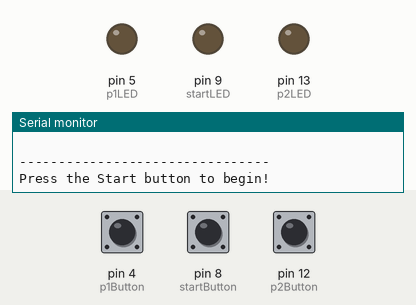
Recording of a sketch running on a simulated Arduino Uno, built with avr-gcc and run on an emulated ATmega328P. Shown: output pins drawn as LEDs (lit = HIGH), the last lines printed to the serial monitor. Dashed ring = blinking. Inputs (shaded band) come from the test bench; at power-on: pin 8 (startButton) LOW, pin 4 (p1Button) LOW, pin 12 (p2Button) LOW. Random numbers use the default seed unless the sketch sets one.

Above: at 1.8 s.
1.9 s: pin 8 (startButton) pulled HIGH for 0.15 s
At 3.3 s:
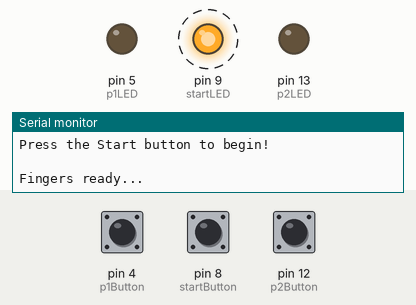
5.0 s: pin 4 (p1Button) pulled HIGH for 0.15 s
8.1 s: pin 12 (p2Button) pulled HIGH for 0.15 s
11.1 s: pin 8 (startButton) pulled HIGH for 1 s
At 21.4 s:
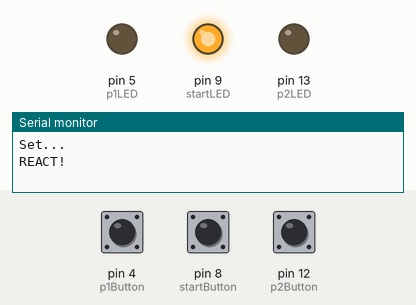
Timing chart, 0 to 21.7 s (numbered marks = the images above; inputs shaded):
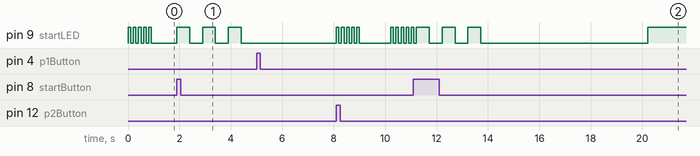

Measured:
- after the input at 1.9 s, pin 9 (startLED): alternates HIGH for 0.50 s and LOW for 0.50 s, starting at once
- by itself, pin 9 (startLED): alternates HIGH for 0.10 s and LOW for 0.10 s, 10 changes in all, then stays LOW

The sketch:

reflex_game.ino
```cpp
/*
 * Creation Crate Reflex Game
 *
 * This reflex game pits two competitors against each other to see who has the fastest reaction time!
 * Players initiate a game by pushing the Start button. After a three flash countdown, the Start LED lights up
 * after a random delay.
 *
 * Whoever presses their player button first when the start LED lights up, wins!
 *
 * Use the Arduino serial monitor for more statistics.
 */

// Step1: define inputs/outputs and key variables
int startButton = 8;				// pin assignment for start button
int startLED = 9;					// pin assignment for start LED
int startButtonState = 0;			// startButton sate indicator

int p1Button = 4;					// pin assignment for start button
int p1LED = 5;						// pin assignment for start LED
bool p1ButtonState = LOW;			// p1Button state indicator
bool p1Finished = false;			// p1 finished state indicator

int p2Button = 12;					// pin assignment for start button
int p2LED = 13;						// pin assignment for start LED
bool p2ButtonState = LOW;			// p2Button state indicator
bool p2Finished = false;			// p2 finished state indicator

// Step2: initialize variables so we can use later
int messageStart = 0;
int gameStart = 0;
int currentTime = 0;
int timeDelay = 0;
int startTime = 0;
int p1endTime = 0;
int p2endTime = 0;
bool p1win = false;
bool p2win = false;

// Step3: configure setup
void setup()
{
	// start serial interface (tools > serial monitor).
	Serial.begin(9600);

	// initialize pins
	pinMode(startButton, INPUT);
	pinMode(startLED, OUTPUT);
	pinMode(p1Button, INPUT);
	pinMode(p1LED, OUTPUT);
	pinMode(p2Button, INPUT);
	pinMode(p2LED, OUTPUT);
}

// Step4: main loop
void loop()
{
	if (messageStart == 0) {
		// plays the start message and blinks the start LED to indicate a game has begun.
		Serial.println(" ");
		Serial.println("--------------------------------");
		Serial.println("Press the Start button to begin!");

		// flash the start LED to indicate beginning of gameplay.
		flashLED(startLED, 5, 1);

		// set start message to 1; so that this block is not executed on future loops.
		messageStart = 1;
	}

	startButtonState = digitalRead(startButton);

	// wait until the start button is pushed to start the game!
	if (startButtonState == HIGH && gameStart == 0) {
		startGame();
	}
}

// Step5: LED flashing function implementation
void flashLED(int pin, int flashes, int duration) {
	unsigned long delayAmount = duration * 1000 / flashes / 2;
	for (int i = 0; i < flashes; i++) {
		digitalWrite(pin, HIGH);
		delay(delayAmount);

		digitalWrite(pin, LOW);
		delay(delayAmount);
	}
}

// Step6: game start function implementation
void startGame() {
	// note: all times are calculated in milliseconds!
	// delay(500) means 500 milliseconds, or half a second!

	// game has begun
	gameStart = 1;

	// sets a random interval between t0 and t1 seconds for the reaction delay.
	timeDelay = random(5, 7) * 1000;

	// serial monitor countdown and LED flashing.
	flashLED(startLED, 1, 1);

	Serial.println(" ");
	Serial.println("Fingers ready...");

	flashLED(startLED, 1, 1);
	Serial.println("Set...");

	flashLED(startLED, 1, 1);
	Serial.println("REACT!");
	Serial.println(" ");

	// set the start time.
	startTime = millis();

	// loop that runs until both players have finished.
	while (p1Finished == false || p2Finished == false) {
		p1ButtonState = digitalRead(p1Button);
		p2ButtonState = digitalRead(p2Button);

		// calculate running timer
		currentTime = millis() - startTime;

		// save player 1's information when they push their button.
		if (p1ButtonState == HIGH && p1Finished == false) {
			p1endTime = millis();
			p1Finished = true;

			Serial.println("Player 1 has finished!");
			Serial.println(" ");
		}

		// save player 2's information when they push their button.
		if (p2ButtonState == HIGH && p2Finished == false) {
			p2endTime = millis();
			p2Finished = true;

			Serial.println("Player 2 has finished!");
			Serial.println(" ");
		}

		// turn on the start LED once timeDelay has elapsed!
		if (currentTime > timeDelay) {
			digitalWrite(startLED, HIGH);
		}
	}

	// game ended animation
	flashLED(startLED, 5, 1);

	// calculate reaction times for players
	p1endTime = p1endTime - startTime - timeDelay;
	p2endTime = p2endTime - startTime - timeDelay;

	// punish player1 if they pressed too soon
	if (p1endTime <= 0) {
		Serial.println("Player 1 pressed too soon!");
		Serial.println(" ");
	}

	// punish player2 if they pressed too soon
	if (p2endTime <= 0) {
		Serial.println("Player 2 pressed too soon!");
		Serial.println(" ");
	}

	// print out results to serial monitor
	Serial.println(" ");
	Serial.print("Player 1's reaction time was: ");
	Serial.print(p1endTime);
	Serial.print(" milliseconds.");
	Serial.println(" ");

	Serial.println(" ");
	Serial.print("Player 2's reaction time was: ");
	Serial.print(p2endTime);
	Serial.print(" milliseconds.");
	Serial.println(" ");

	// player 1 wins!
	if (p1endTime < p2endTime && p1endTime > 0) {
		Serial.println(" ");
		Serial.print("Player 1 wins by ");
		Serial.print(p2endTime - p1endTime);
		Serial.print(" milliseconds!");
		Serial.println(" ");
		Serial.println(" ");

		// flash p1LED to indicate that player1 won
		flashLED(p1LED, 5, 1);
	}

	// player 2 wins!
	if (p2endTime < p1endTime && p2endTime > 0) {
		Serial.println(" ");
		Serial.print("Player 2 wins by ");
		Serial.print(p1endTime - p2endTime);
		Serial.print(" milliseconds!");
		Serial.println(" ");
		Serial.println(" ");

		// flash p2LED to indicate that player2 won
		flashLED(p2LED, 5, 1);
	}

	// if its a tie (highly unlikely)
	if (p1endTime == p2endTime) {
		Serial.println("Both players won in a tie!!");
		Serial.println(" ");

		// flash both p1LED and p2LED to indicate a tie
		flashLED(p1LED, 5, 1);
		flashLED(p2LED, 5, 1);
	}

	// reset relevant variables for the next game!
	p1Finished = 0;
	p2Finished = 0;
	messageStart = 0;
	gameStart = 0;
	delay(1000);
}
```
